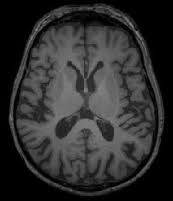
#> input picture dataset/no/10 no.jpg, 173 x 201 px; its folder holds 2 pictures in this run
$ jupyter execute --allow-errors Application.ipynb
#> lines starting #> are read from the running program, lines starting #| are printed output that depends on the picture; after the words box and inside, x2 and y2 are one past the last pixel; in counts of white or black regions, pixels touching at a corner belong together; pictures that were not available may be replaced by others from this repository, and a replacement may not be noted
<h1>Détection de tumeurs cérébrales avec CNN : Transfer Learning</h1>

<p>&nbsp;&nbsp;&nbsp;&nbsp;&nbsp;Dans ce projet, nous étudions la tâche de détection des cancers du cerveau à partir de scanners IRM en utilisant des réseaux neuronaux convolutionnels (CNN) et un modèles pré-entraîné (VGG 16). Les tumeurs cérébrales sont une préoccupation majeure pour la santé dans le monde entier, et un diagnostic précoce est essentiel pour le traitement et les résultats des patients. Avec les progrès réalisés dans les technologies d'apprentissage en profondeur et d'imagerie médicale, les CNN ont émergé comme des outils précieux pour automatiser l'identification des anomalies dans les images médicales.</p>

<p>&nbsp;&nbsp;&nbsp;&nbsp;Dans notre projet, nous allons procéder comme suit :

<b>Exploration des données :</b> Nous commençons par explorer le jeu de données afin d'obtenir des informations sur sa distribution, l'équilibre des classes et les caractéristiques des images.

<b>Prétraitement :</b> Avant le développement du modèle, nous appliquons des techniques de normalisation pour standardiser les valeurs de pixels à travers les images. De plus, nous appliquons une fonction de rognage pour nous concentrer sur la région d'intérêt dans les images IRM du cerveau, ce qui permet de réduire le bruit et les informations non pertinentes.

<b>Développement du modèle :</b> Nous concevons et entraînons des architectures CNN adaptées à la détection des tumeurs cérébrales. Nous expérimentons différentes architectures de réseau, techniques de régularisation et hyperparamètres pour optimiser les performances du modèle.

<b>Évaluation :</b> Nous évaluons les modèles de base et pré-entraînés. De plus, nous analysons les performances du modèle sur les ensembles de validation et de test pour évaluer ses capacités de généralisation.</p>

<h2 style="color:blue">Imports</h2>

[cell 1]
import cv2
import os
import numpy as np
import pandas as pd
import seaborn as sns
import random
import matplotlib.pyplot as plt
import tensorflow as tf
from sklearn.utils import shuffle
import glob
from tensorflow.keras.models import Model,Sequential
from tensorflow.keras.layers import Input,Conv2D, Dense, Flatten ,Dropout ,MaxPooling2D,BatchNormalization,GlobalAveragePooling2D
from tensorflow.keras.utils import to_categorical
from sklearn.model_selection import train_test_split
from tensorflow.keras.callbacks import EarlyStopping,LearningRateScheduler,ReduceLROnPlateau
from tensorflow.keras.preprocessing.image import ImageDataGenerator
from keras.optimizers import Adam,RMSprop
from sklearn.metrics import accuracy_score, confusion_matrix
from keras.applications.vgg16 import VGG16, preprocess_input
from tensorflow.keras import regularizers
from PIL import Image
from efficientnet.tfkeras import EfficientNetB0

[cell 2]
np.random.seed(42)
random.seed(42)
tf.random.set_seed(42)
#> (this line was passed over: tensorflow is not available in this run)

<h2 style="color:blue">Preprocessing & Visualization</h2>

<h3>Chargement de nos images</h3>
<p>Après le chargement des fichiers, nous allons effectuer un prétraitement de base :</p>
<ol>
  <li>Changement de la couleur des images de BGR à RGB car la bibliothèque OpenCV lit les images en BGR.</li>
  <li>Nous devons redimensionner les images à une taille fixe de notre choix pour nous assurer que toutes les images ont la même taille.</li>
  <li>Ensuite, nous devons ajouter les images dans des listes associées à leurs étiquettes.</li>
</ol>

[cell 3]
def load_images(folders, label_map):
    # creating two lists to store the images and labels
    images = []
    labels = []

    # loading the images from each folder in the dataset
    for folder in folders:
        for category in os.listdir(folder):
            category_path = os.path.join(folder, category)
            if os.path.isdir(category_path):
                if category in label_map:  # Check if the category is present in the label_map
                    label = label_map[category]
                    file_list = os.listdir(category_path)
                    for filename in file_list:
                        img_path = os.path.join(category_path, filename)
                        image = cv2.imread(img_path)
#> image is the input picture: shape (201, 173, 3); min 0, max 139, mean 46.7
                        # resizing the images to create a standard and so that it can be suitable for the model input
                        image = cv2.resize(image, (224, 224))
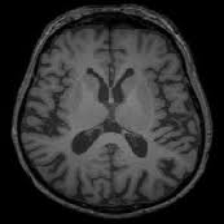
#> image: shape (224, 224, 3); min 0, max 132, mean 46.6
                        # cv2 reads the image as BGR so we need to convert it back to RGB
                        image = cv2.cvtColor(image, cv2.COLOR_BGR2RGB)
                        images.append(image)
                        labels.append(label)

    return np.array(images), np.array(labels)

[cell 4]
data_folders = [
    'dataset',
]

# encoding the labels
label_map = {'no': 0, 'yes': 1}  # Map negative to 0 (no) and positive to 1 (yes)

images, labels = load_images(data_folders, label_map)

print("Shape of images:", images.shape)
#| Shape of images: (2, 224, 224, 3)
print("Shape of labels:", labels.shape)
#| Shape of labels: (2,)

<h3>Visualisation des images avec leurs étiquettes.</h3>

[cell 5]
plt.figure(figsize=(15, 5))

# Display tumor images with label 'yes'
#> (the rest of this cell did not finish here and is left out)

<h3>Distribution des étiquettes</h3>

[cell 6]
# Counting the occurrences of each class label
unique_labels, label_counts = np.unique(labels, return_counts=True)

plt.figure(figsize=(10,5))
plt.bar(unique_labels, label_counts, color=['blue', 'orange'])
#> (the rest of this cell did not finish here and is left out)

<h3>Fonction de recadrage du cerveau.</h3>

<p>Nous devons créer une fonction de recadrage pour nous concentrer sur notre région d'intérêt et supprimer les parties non désirées de l'image.</p>

[cell 7]
def crop_brain_region(image, size):

    # Converting the image to grayscale
#> called with size = (224, 224)
    gray = cv2.cvtColor(image, cv2.COLOR_RGB2GRAY)

    # Applying Gaussian blur to smooth the image and reduce noise
    gray = cv2.GaussianBlur(gray, (5, 5), 0)

    # Thresholding the image to create a binary mask
    thresh = cv2.threshold(gray, 45, 255, cv2.THRESH_BINARY)[1]
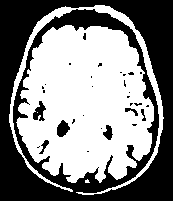
#> thresh: shape (201, 173); 52.5% white; 31 black regions (24 under 20 px), largest, box (x1, y1, x2, y2) and area: (0, 0, 173, 201) 15883, (57, 120, 70, 137) 148, (33, 101, 46, 121) 142

    # Performing morphological operations to remove noise
    thresh = cv2.erode(thresh, None, iterations=2)
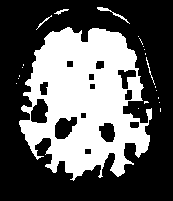
#> thresh: shape (201, 173); 36.8% white; 22 white regions (17 under 20 px), largest, box (x1, y1, x2, y2) and area: (19, 27, 152, 181) 12572, (97, 7, 130, 24) 82, (146, 57, 155, 85) 35, (54, 9, 69, 15) 34, (36, 15, 52, 30) 31
    thresh = cv2.dilate(thresh, None, iterations=2)
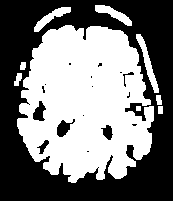
#> thresh: shape (201, 173); 48.4% white; 9 white regions

    # Finding contours in the binary mask
    contours, _ = cv2.findContours(thresh.copy(), cv2.RETR_EXTERNAL, cv2.CHAIN_APPROX_SIMPLE)
#> contours = 9 contours, 1 with area under 20; largest, box (x1, y1, x2, y2) and area: (17, 25, 154, 183) 15864, (136, 34, 159, 93) 299, (95, 5, 132, 26) 256, (34, 7, 71, 32) 255, (14, 73, 22, 86) 50, (156, 95, 162, 105) 37, (20, 62, 26, 70) 31, (158, 106, 163, 114) 28

    # Assuming the brain part of the image has the largest contour
    c = max(contours, key=cv2.contourArea)
#> c = contour of 345 points, box (x1, y1, x2, y2) (17, 25, 154, 183), area 15864

    # Getting the bounding rectangle of the brain part
    x, y, w, h = cv2.boundingRect(c)
#> x = 17; y = 25; w = 137; h = 158

    # Drawing contours on the original image
    contour_image = cv2.drawContours(image.copy(), [c], -1, (0, 255, 0), 2)
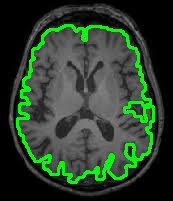
#> contour_image: shape (201, 173, 3); mean R, G, B 42.7, 62.6, 42.7

    # Drawing bounding box on the original image
    bounding_box_image = cv2.rectangle(image.copy(), (x, y), (x + w, y + h), (0, 255, 0), 2)
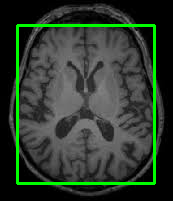
#> bounding_box_image: shape (201, 173, 3); mean R, G, B 45.5, 58.5, 45.5

    # Cropping the image around the bounding rectangle
    cropped_image = image[y:y+h, x:x+w]
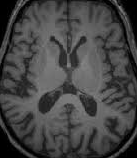
#> cropped_image: shape (158, 137, 3); min 0, max 139, mean 68.5

    # Resizing cropped image to the needed size
    resized_image = cv2.resize(cropped_image, size)
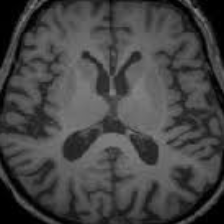
#> resized_image: shape (224, 224, 3); min 0, max 135, mean 68.4

    return contour_image, bounding_box_image, cropped_image, resized_image

[cell 8]
output_size = (224, 224)

example_image = cv2.imread('dataset/yes/Y1.jpg')
example_image = cv2.cvtColor(example_image, cv2.COLOR_BGR2RGB)

contour_image, bounding_box_image, cropped_image, resized_image = crop_brain_region(example_image, output_size)


plt.figure(figsize=(15, 10))

plt.subplot(2, 2, 1)
plt.imshow(contour_image)
plt.title("Contour")

plt.subplot(2, 2, 2)
plt.imshow(bounding_box_image)
plt.title("Bounding Box")

plt.subplot(2, 2, 3)
plt.imshow(cropped_image)
plt.title("Cropped")

plt.subplot(2, 2, 4)
plt.imshow(resized_image)
plt.title("Resized")

plt.tight_layout()
plt.show()

all_cropped = []

# Applying the crop function to each one of our images
for image in images:
    _, _, _, resized_image = crop_brain_region(image, output_size)
    all_cropped.append(resized_image)
#> this loop made 2 passes
#> pass 1, in crop_brain_region (call 2), `thresh = cv2.threshold(gray, 45, 255, cv2.THRESH_BINARY)[1]`:
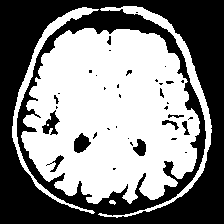
#> thresh: shape (224, 224); 52.2% white; 37 black regions (25 under 20 px), largest, box (x1, y1, x2, y2) and area: (0, 0, 224, 224) 22934, (74, 133, 91, 153) 220, (42, 110, 60, 135) 208
#> pass 1, in crop_brain_region (call 2), `thresh = cv2.erode(thresh, None, iterations=2)`:
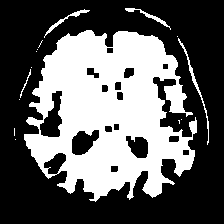
#> thresh: shape (224, 224); 37.9% white; 15 white regions (10 under 20 px), largest, box (x1, y1, x2, y2) and area: (24, 30, 197, 202) 18407, (178, 38, 209, 145) 223, (44, 9, 90, 38) 153, (125, 8, 171, 30) 146, (20, 69, 31, 98) 43

<p>Comparaison des images avant et après recadrage.</p>

[cell 9]
num_images_per_class = 5

class_0_counter = 0
class_1_counter = 0

plt.figure(figsize=(20, 10))

#> (the rest of this cell did not finish here and is left out)

<h2 style="color:blue">Data Splitting</h2>

<p>Maintenant, nous divisons les données en ensembles d'entraînement, de validation et de test. Mais d'abord, nous devons transformer notre liste all_cropped en un tableau numpy.</p>

[cell 10]
all_cropped=np.array(all_cropped)

[cell 11]
X_train, X_test, y_train, y_test = train_test_split(all_cropped, labels, test_size=0.2,shuffle=True, random_state=42)
#> (the rest of this cell did not finish here and is left out)

[cell 12]
print("X_train shape:", X_train.shape)
#| X_train shape: (1, 224, 224, 3)
#> (the rest of this cell did not finish here and is left out)

[cell 13]
train_folder = 'Train'
val_folder = 'Validation'
test_folder = 'Test'

os.makedirs(train_folder, exist_ok=True)
os.makedirs(val_folder, exist_ok=True)
os.makedirs(test_folder, exist_ok=True)

label_map_decoded = {1: 'yes', 0: 'no'}

def copy_images_to_folder(images, labels, folder):
#> called with images = array of shape (1, 224, 224, 3), labels = array of shape (1,), folder = 'Train'
    for i, (image, label) in enumerate(zip(images, labels)):
        class_name = label_map_decoded[label]
        class_folder = os.path.join(folder, class_name)
        os.makedirs(class_folder, exist_ok=True)
        img_filename = f'{class_name}_{i}.jpg'  # Assuming images are in JPG format
        img_path = os.path.join(class_folder, img_filename)
        cv2.imwrite(img_path, cv2.cvtColor(image, cv2.COLOR_RGB2BGR))  # Save image directly without converting to PIL format
